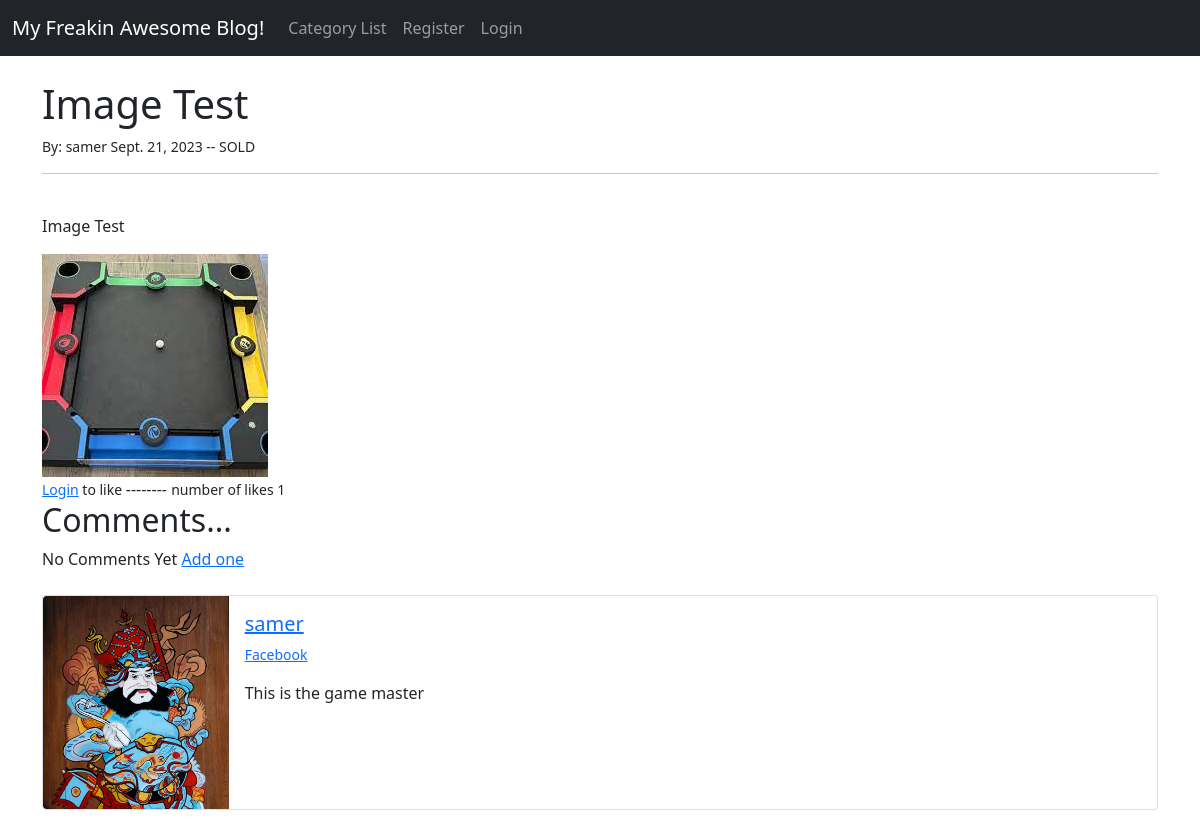
Screenshot of /article/15 with the database file from the repository.
### theblog/models.py (models this page shows, shortened)
class Post(models.Model):
    STATUS_CHOICES = [
        ("PENDING", "PENDING"),
        ("SOLD", "SOLD"),
    ]
    title = models.CharField(max_length=255)
    header_image = models.ImageField(null=True,blank=True,upload_to="images/")
    title_tag = models.CharField(max_length=255)
    author = models.ForeignKey(User,on_delete=models.CASCADE)
    body = RichTextField(blank=True,null=True)
    post_date = models.DateField(auto_now_add=True)
    category = models.CharField(max_length=255,default='coding')
    likes = models.ManyToManyField(User,related_name="blog_posts")
    status = models.CharField(max_length=20,choices=STATUS_CHOICES,default="PENDING")
    def total_likes(self):
        return self.likes.count()

class Profile(models.Model):
    user = models.OneToOneField(User, null=True, on_delete=models.CASCADE)
    bio = models.TextField()
    profile_pic = models.ImageField(null=True,blank=True,upload_to="images/profile/")
    facebook_url = models.CharField(max_length=255,blank=True,null=True)

### theblog/views.py (the view)
# urls.py: path('article/<int:pk>',ArticleDetailView.as_view(), name='article-detail'),
class ArticleDetailView(DetailView):
    model = Post
    template_name = 'article_details.html'
    def get_context_data(self, *args, **kwargs):
        context = super(ArticleDetailView, self).get_context_data(*args, **kwargs)
        stuff = get_object_or_404(Post,id=self.kwargs['pk'])
        total_likes = stuff.total_likes()
        liked = False
        if stuff.likes.filter(id=self.request.user.id).exists():
            liked = True
        context["total_likes"] = total_likes
        context['liked'] = liked
        return context

### theblog/templates/article_details.html (shortened to what this page needs)
{% extends 'base.html' %}
{% load static %}
{% block content %}
    <h1>{{post.title}}</h1>
    <small> By: {{post.author}} {{post.post_date}} -- {{post.status}}</small>
    {% if user.is_authenticated%}
        {% if user.id == post.author.id %}
            <a href ="{% url 'update_post' post.pk %}"> (Edit) </a>  <br/>
            <a href ="{% url 'delete_post' post.pk %}"> <small>(Delete)</small> </a><br/>
        {% endif %}
    {% else %}
    <br/>
    {% endif %}
    <hr>
    <br/>
    {{post.body|safe}}
    {% if  post.header_image %}
      <img src=" {{post.header_image.url}}">
    {% endif %}
    <br/>
    {% if user.is_authenticated%}
        <form action ="{% url 'like_post' post.pk %}" method="POST">
            {% csrf_token %}
            {% if liked%}
                <button type="submit" , name = 'post_id' , value="{{ post.id }}", class ="btn btn-danger"> UnLike </button>
            {% else %}
                <button type="submit" , name = 'post_id' , value="{{ post.id }}", class ="btn btn-primary"> Like </button>
            {% endif %}
            {{total_likes}} Likes
        </form>
    {% else %}
    <small>  <a href="{% url 'login'%}"> Login</a> to like </small> -------- <small> number of likes {{total_likes}}  </small>
    {% endif %}
<h2>Comments...</h2>
{% if not post.comments.all %}
    No Comments Yet <a href="#" >Add one</a>
{% endif %}
<br/><br/>
<div class="card mb-3" >
  <div class="row g-0">
    <div class="col-md-2">
        {% if post.author.profile.profile_pic %}
          <img src="{{ post.author.profile.profile_pic.url }}" class="img-fluid rounded-start" >
        {% else %}
          <img src="{% static 'theblog/images/default.jpg' %}" class="img-fluid rounded-start">
        {% endif %}
    </div>
    <div class="col-md-10">
      <div class="card-body">
        <h5 class="card-title">
            <a href="{% url 'show_profile_page' post.author.profile.id %}">{{post.author}} </a></h5>
          <p class ="small text-muted">
              <a href="{{post.author.profile.facebook_url}}"> Facebook </a>
          </p>
        <p class="card-text">{{post.author.profile.bio}}</p>
      </div>
    </div>
  </div>
</div>
{% endblock %}

### rows the page displays
Post: title "Image Test", author "samer", post_date "Sept. 21, 2023", status "SOLD", body "Image Test", header_image (picture), author.profile.profile_pic (picture), author.profile.bio "This is the game master"

### other values shown
{{ total_likes }} "1"
